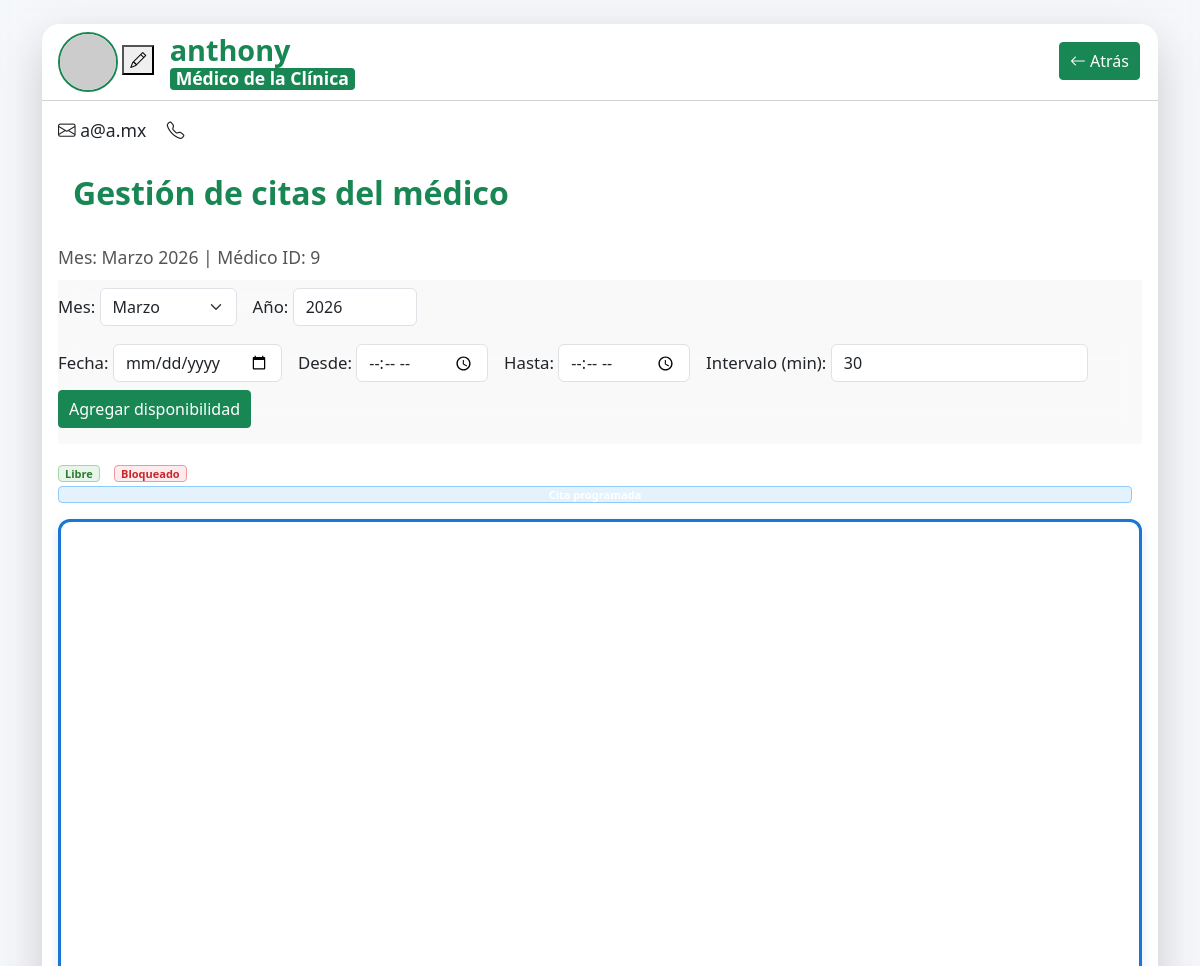
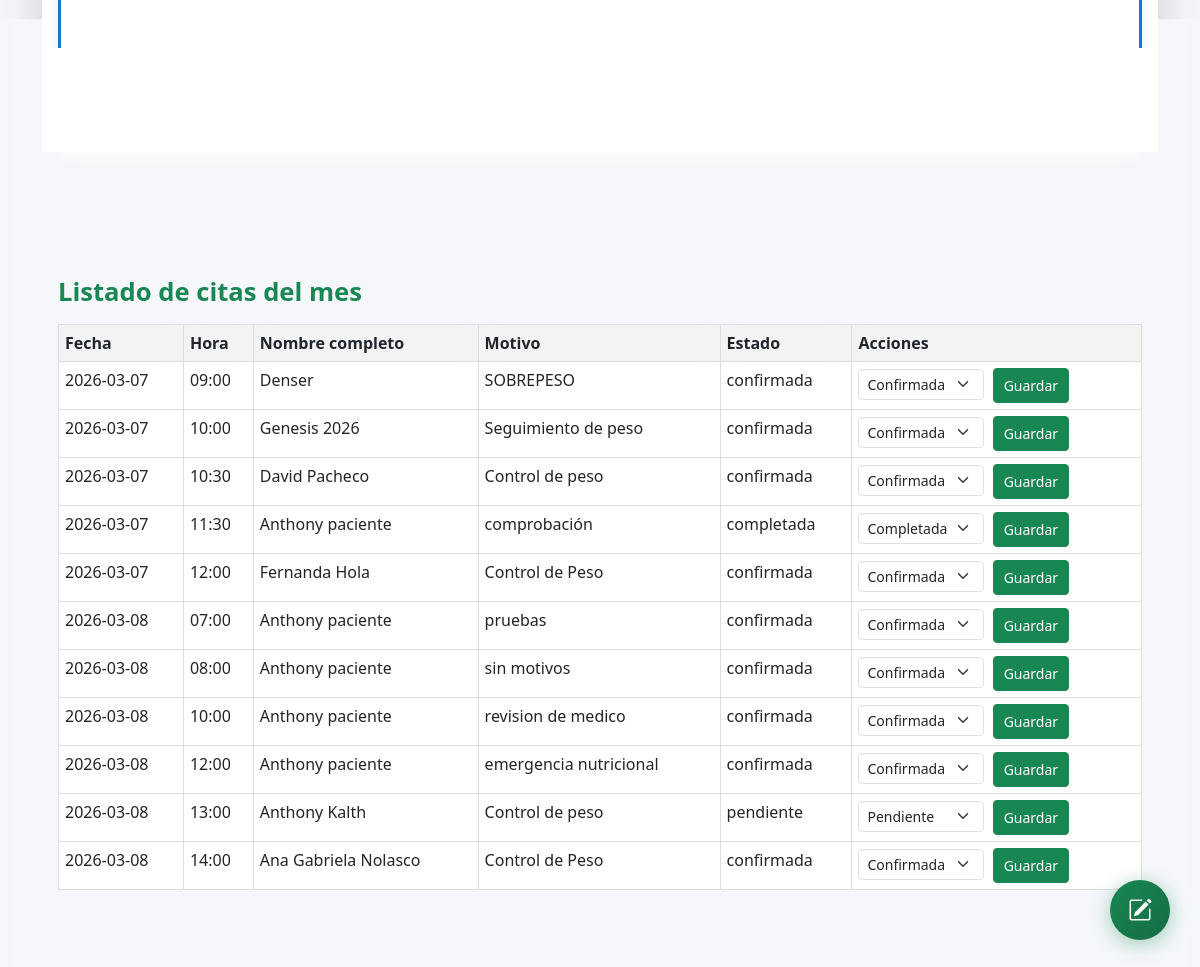
The page /citas_medico.php?medico_id=9 on the database its author committed (2 pictures, top to bottom).
### tables this page shows
CREATE TABLE `usuarios` (
  `id_usuarios` int(15) NOT NULL,
  `Nombre_completo` varchar(50) NOT NULL,
  `sexo` enum('M','F') NOT NULL DEFAULT 'M',
  `Correo_electronico` varchar(50) NOT NULL,
  `Usuario` varchar(50) NOT NULL,
  `Contrasena` varchar(255) NOT NULL,
  `rol` enum('Medico','Paciente','Administrador') NOT NULL DEFAULT 'Paciente',
  `imagen` varchar(500) DEFAULT NULL,
  `especialidad` varchar(255) DEFAULT NULL,
  `telefono` varchar(30) DEFAULT NULL
);

CREATE TABLE `citas` (
  `id` int(11) NOT NULL,
  `medico_id` int(11) NOT NULL DEFAULT 1,
  `nombre_completo` varchar(255) DEFAULT NULL,
  `fecha` date NOT NULL,
  `hora` time NOT NULL,
  `motivo` text DEFAULT NULL,
  `estado` enum('pendiente','confirmada','cancelada','completada') NOT NULL DEFAULT 'pendiente',
  `paciente_id` int(11) DEFAULT NULL,
  `creado_en` timestamp NOT NULL DEFAULT current_timestamp()
);

### citas_medico.php (the view, shortened to what this page needs)
<?php
require_once __DIR__ . '/db_connection.php';
$conn = $conexion;
function post($key, $default = null) { return isset($_POST[$key]) ? trim($_POST[$key]) : $default; }
function get($key, $default = null) { return isset($_GET[$key]) ? trim($_GET[$key]) : $default; }
$hoy = new DateTime('now', new DateTimeZone('America/Mexico_City'));
$year = intval(get('year', $hoy->format('Y')));
$month = intval(get('month', $hoy->format('n')));
$medico_id = intval(get('medico_id', post('medico_id', 0)));
$medicos = [];
$stmt = $conn->prepare("SELECT id_usuarios, Nombre_completo, Correo_electronico, COALESCE(especialidad, '') AS especialidad, COALESCE(imagen, '') AS imagen, COALESCE(telefono, '') AS telefono FROM usuarios WHERE Rol = 'Medico' ORDER BY Nombre_completo ASC");
if ($stmt) {
    $stmt->execute();
    $result = $stmt->get_result();
        while ($row = $result->fetch_assoc()) {
            $img = '';
            if (!empty($row['imagen'])) {
                $img = $row['imagen'];
            }
            $medicos[(int)$row['id_usuarios']] = [
                'nombre' => $row['Nombre_completo'],
                'email' => $row['Correo_electronico'],
                'especialidad' => $row['especialidad'] ?: 'Médico de la Clínica',
                'telefono' => $row['telefono'] ?? '',
                'imagen' => $img
            ];
        }
}
    ?>
    <?php
$conn->query("CREATE TABLE IF NOT EXISTS disponibilidades (
    id INT AUTO_INCREMENT PRIMARY KEY,
    medico_id INT NOT NULL,
    fecha DATE NOT NULL,
    hora TIME NOT NULL,
    estado ENUM('libre','bloqueado') NOT NULL DEFAULT 'libre',
    UNIQUE KEY unique_slot (medico_id, fecha, hora)
) ENGINE=InnoDB DEFAULT CHARSET=utf8mb4;");
$conn->query("CREATE TABLE IF NOT EXISTS citas (
    id INT AUTO_INCREMENT PRIMARY KEY,
    medico_id INT NOT NULL,
    paciente_id INT NULL,
    nombre_completo VARCHAR(255) NULL,
    fecha DATE NOT NULL,
    hora TIME NOT NULL,
    motivo TEXT NULL,
    estado ENUM('pendiente','confirmada','cancelada','completada') NOT NULL DEFAULT 'pendiente',
    created_at TIMESTAMP DEFAULT CURRENT_TIMESTAMP,
    UNIQUE KEY unique_cita (medico_id, fecha, hora)
) ENGINE=InnoDB DEFAULT CHARSET=utf8mb4;");
$monthStart = sprintf('%04d-%02d-01', $year, $month);
$monthEnd = (new DateTime($monthStart))->modify('last day of this month')->format('Y-m-d');
$citas = [];
$qr = $conn->prepare("SELECT id, nombre_completo, fecha, hora, motivo, estado FROM citas WHERE medico_id=? AND fecha BETWEEN ? AND ? ORDER BY fecha, hora");
$qr->bind_param('iss', $medico_id, $monthStart, $monthEnd);
$qr->execute();
$rc = $qr->get_result();
while ($row = $rc->fetch_assoc()) {
    $date = $row['fecha'];
    if (!isset($citas[$date])) $citas[$date] = [];
    $citas[$date][] = $row;
}
function monthNameEs($m) {
    $names = [1=>'Enero','Febrero','Marzo','Abril','Mayo','Junio','Julio','Agosto','Septiembre','Octubre','Noviembre','Diciembre'];
    return $names[intval($m)] ?? '';
}
?>
<!DOCTYPE html>
<html lang="es">
<head>
    <link rel="stylesheet" href="assets/css/estilos.css">
    <link href="https://cdn.jsdelivr.net/npm/bootstrap@5.3.0/dist/css/bootstrap.min.css" rel="stylesheet">
    <link rel="stylesheet" href="https://cdn.jsdelivr.net/npm/bootstrap-icons@1.10.0/font/bootstrap-icons.css">
    <link href="https://cdn.jsdelivr.net/npm/fullcalendar@6.1.10/index.min.css" rel="stylesheet">
</head>
<body>
        <div class="container py-4">
            <div class="card shadow-lg mb-4" style="border-radius: 24px;">
                <div class="card-header d-flex justify-content-between align-items-center bg-white position-relative" style="border-radius: 18px 18px 0 0;">
                    <div class="d-flex align-items-center gap-3">
                        <?php
                        $headerImg = '';
                        if (!empty($medicos[$medico_id]['imagen'])) {
                            $headerImg = $medicos[$medico_id]['imagen'];
                        } else {
                            $headerImg = 'https://ui-avatars.com/api/?name=' . urlencode($medicos[$medico_id]['nombre'] ?? 'Medico') . '&background=198754&color=ffffff&bold=true&size=60';
                        }
                        ?>
                        <div class="header-avatar">
                            <img src="<?php echo htmlspecialchars($headerImg); ?>"
                                 alt="<?php echo htmlspecialchars($medicos[$medico_id]['nombre'] ?? ''); ?>"
                                 class="rounded-circle"
                                 style="width: 60px; height: 60px; border: 2px solid #198754;">
                            <button class="header-edit-btn" onclick="window.location.href='Editar_medico.php?id=<?php echo (int)$medico_id; ?>'" title="Editar médico">
                                <i class="bi bi-pencil" style="font-size:16px"></i>
                            </button>
                        </div>
                        <div>
                            <h3 class="mb-0" style="font-weight:700; color:#198754; font-size:1.8rem;"> <?php echo htmlspecialchars($medicos[$medico_id]['nombre'] ?? 'Médico'); ?> </h3>
                            <span class="badge" style="font-size:1.1rem; background-color:#198754; color:#ffffff;"> <?php echo htmlspecialchars($medicos[$medico_id]['especialidad'] ?? 'Médico de la Clínica'); ?> </span>
                        </div>
                    </div>
                    <button class="btn" style="position: absolute; top: 18px; right: 18px; background-color:#198754; color:#ffffff; border-color:#198754;" onclick="backToSelection()">
                        <i class="bi bi-arrow-left"></i> Atrás
                    </button>
                </div>
                <div class="card-body" style="border-radius: 0 0 18px 18px; background-color:#ffffff;">
                    <div class="mb-3" style="font-size:1.1rem;">
                        <span class="me-3"><i class="bi bi-envelope"></i> <?php echo htmlspecialchars($medicos[$medico_id]['email'] ?? ''); ?></span>
                        <span><i class="bi bi-telephone"></i> <?php echo htmlspecialchars($medicos[$medico_id]['telefono'] ?? ''); ?></span>
                    </div>
                    <h2 class="mb-3" style="font-weight:600; color:#198754; background-color:#ffffff; padding:15px; border-radius:10px; font-size:2rem;">Gestión de citas del médico</h2>
                    <div class="status mb-2" style="font-size:1.1rem;">
                        Mes: <?php echo monthNameEs($month) . ' ' . $year; ?> | Médico ID: <?php echo htmlspecialchars((string)$medico_id); ?>
                    </div>
                    <div class="controls sticky-top mb-3" style="font-size:1.05rem;">
                        <form method="get" class="mb-2">
                                <label class="me-2">Mes:
                                        <select name="month" onchange="this.form.submit()" class="form-select d-inline-block w-auto">
                                                <?php for($m=1; $m<=12; $m++): ?>
                                                        <option value="<?php echo $m; ?>" <?php echo $m==$month?'selected':''; ?>><?php echo monthNameEs($m); ?></option>
                                                <?php endfor; ?>
                                        </select>
                                </label>
                                <label class="me-2">Año:
                                        <input type="number" name="year" value="<?php echo (int)$year; ?>" min="1970" max="2100" onchange="this.form.submit()" class="form-control d-inline-block w-auto" />
                                </label>
                        </form>
                        <form method="post" class="mb-2">
                                <label class="me-2">Fecha: <input type="date" name="fecha" required class="form-control d-inline-block w-auto"></label>
                                <label class="me-2">Desde: <input type="time" name="desde" required class="form-control d-inline-block w-auto"></label>
                                <label class="me-2">Hasta: <input type="time" name="hasta" required class="form-control d-inline-block w-auto"></label>
                                <label class="me-2">Intervalo (min): <input type="number" min="5" step="5" name="intervalo" value="30" class="form-control d-inline-block w-auto"></label>
                                <button class="btn" style="background-color:#198754; color:#ffffff; border-color:#198754;" type="submit">Agregar disponibilidad</button>
                        </form>
                    </div>
                    <div class="legend mb-3">
                        <span class="badge b-libre">Libre</span>
                        <span class="badge b-bloq">Bloqueado</span>
                        <span class="badge b-cita">Cita programada</span>
                    </div>
                    <div class="d-flex justify-content-center mb-4">
                        <div id="calendar"></div>
                    </div>
                    <h4 class="mb-3" style="font-weight:600; color:#198754; font-size:1.6rem;">Listado de citas del mes</h4>
                    <div class="table-responsive">
                        <table class="table table-bordered table-hover">
                            <thead>
                                <tr>
                                        <th>Fecha</th>
                                        <th>Hora</th>
                                        <th>Nombre completo</th>
                                        <th>Motivo</th>
                                        <th>Estado</th>
                                        <th>Acciones</th>
                                </tr>
                            </thead>
                            <tbody>
                            <?php
                            foreach ($citas as $fecha => $list) {
                                    foreach ($list as $c) {
                                            echo '<tr>';
                                            echo '<td>'.htmlspecialchars($fecha).'</td>';
                                            echo '<td>'.htmlspecialchars(substr($c['hora'],0,5)).'</td>';
                                            echo '<td>'.htmlspecialchars($c['nombre_completo'] ?? '').'</td>';
                                            echo '<td>'.htmlspecialchars($c['motivo'] ?? '').'</td>';
                                            echo '<td>'.htmlspecialchars($c['estado']).'</td>';
                                            echo '<td>';
                                            echo '<form method="post" style="display:inline-block">';
                                            echo '<select name="nuevo_estado" class="form-select form-select-sm d-inline-block w-auto">';
                                            $estados = ['pendiente'=>'Pendiente','confirmada'=>'Confirmada','cancelada'=>'Cancelada','completada'=>'Completada'];
                                            foreach ($estados as $k=>$v) {
                                                    $sel = $c['estado']===$k ? 'selected' : '';
                                                    echo '<option value="'.$k.'" '.$sel.'>'.$v.'</option>';
                                            }
                                            echo '</select> ';
                                            echo '<button class="btn btn-sm ms-1" style="background-color:#198754; color:#ffffff; border-color:#198754;" type="submit">Guardar</button>';
                                            echo '</form>';
                                            echo '</td>';
                                            echo '</tr>';
                                    }
                            }
                            ?>
                            </tbody>
                        </table>
                    </div>
                </div>
            </div>
        </div>
        <?php if ($medico_id !== 0): ?>
            <button class="fab-edit" onclick="toggleEditPanel()" title="Editar médicos">
                <i class="bi bi-pencil-square"></i>
            </button>
        <?php endif; ?>
</body>
</html>

### assets/css/estilos.css (style rules this page uses)
body { font-family: 'Roboto', sans-serif; }
.card { backdrop-filter: blur(10px); background: rgba(255, 255, 255, 0.95); border: 2px solid #32CD32; }

### citas_medico.php (style rules this page uses)
* { backdrop-filter: blur(10px); }
body { background-color: #f5f7fa; background-image: none; }
.fab-edit { position: fixed; bottom: 30px; right: 30px; width: 60px; height: 60px; background: linear-gradient(135deg, #198754 0%, #146c43 100%); border: none; border-radius: 50%; color: white; font-size: 24px; cursor: pointer; box-shadow: 0 4px 20px rgba(25, 135, 84, 0.4); transition: all 0.3s ease; z-index: 100; }
#calendar { max-width: 1100px; width: 100%; margin: 0 auto; height: 700px; min-height: 600px; font-size: 18px; border: 3px solid #1976d2; border-radius: 12px; padding: 20px; background: white; box-shadow: 0 4px 12px rgba(25, 118, 210, 0.15); }
.badge { display:inline-block; padding:2px 6px; border-radius:4px; font-size:11px; margin-right:4px; }
.b-libre { background:#e8f5e9; color:#2e7d32; border:1px solid #a5d6a7; }
.b-bloq { background:#ffebee; color:#c62828; border:1px solid #ef9a9a; }
.b-cita { background:#e3f2fd; color:#ffffff; border:1px solid #90caf9; display:block; margin:2px 0; }
.controls { margin: 10px 0; display:flex; gap:10px; flex-wrap:wrap; }
.controls form { display:flex; gap:8px; align-items:center; flex-wrap:wrap; }
.status { font-size: 12px; color:#555; }
.legend { margin:10px 0; }
.legend span { margin-right:10px; }
.sticky-top { position: sticky; top: 0; background: #f9f9f9; padding: 8px 0; z-index: 10; }
.btn { padding:6px 10px; border:1px solid #999; background:#f0f0f0; border-radius:4px; cursor:pointer; }
.table { width:100%; border-collapse: collapse; }
.table th, .table td { border:1px solid #ddd; padding:6px; }
.table th { background:#f3f3f3; }
.card { border: none; box-shadow: 0 0.125rem 0.25rem rgba(0, 0, 0, 0.075); }

### rows shown on the page
usuarios: Nombre_completo "anthony", Correo_electronico "a@a.mx"
citas: fecha "2026-03-07", hora "09:00", nombre_completo "Denser", motivo "SOBREPESO", estado "confirmada"
citas: fecha "2026-03-07", hora "10:00", nombre_completo "Genesis 2026", motivo "Seguimiento de peso", estado "confirmada"
citas: fecha "2026-03-07", hora "10:30", nombre_completo "David Pacheco", motivo "Control de peso", estado "confirmada"
citas: fecha "2026-03-07", hora "11:30", nombre_completo "Anthony paciente", motivo "comprobación", estado "completada"
citas: fecha "2026-03-07", hora "12:00", nombre_completo "Fernanda Hola", motivo "Control de Peso", estado "confirmada"
citas: fecha "2026-03-08", hora "07:00", nombre_completo "Anthony paciente", motivo "pruebas", estado "confirmada"
citas: fecha "2026-03-08", hora "08:00", nombre_completo "Anthony paciente", motivo "sin motivos", estado "confirmada"
citas: fecha "2026-03-08", hora "10:00", nombre_completo "Anthony paciente", motivo "revision de medico", estado "confirmada"
citas: fecha "2026-03-08", hora "12:00", nombre_completo "Anthony paciente", motivo "emergencia nutricional", estado "confirmada"
citas: fecha "2026-03-08", hora "13:00", nombre_completo "Anthony Kalth", motivo "Control de peso", estado "pendiente"
citas: fecha "2026-03-08", hora "14:00", nombre_completo "Ana Gabriela Nolasco", motivo "Control de Peso", estado "confirmada"

### other values the page prints
$medicos[$medico_id]['especialidad'] "Médico de la Clínica"
monthNameEs($month) "Marzo"
$year "2026"
$medico_id "9"
form field month "Marzo"
form field nuevo_estado "Confirmada"
form field nuevo_estado "Completada"
form field nuevo_estado "Pendiente"
